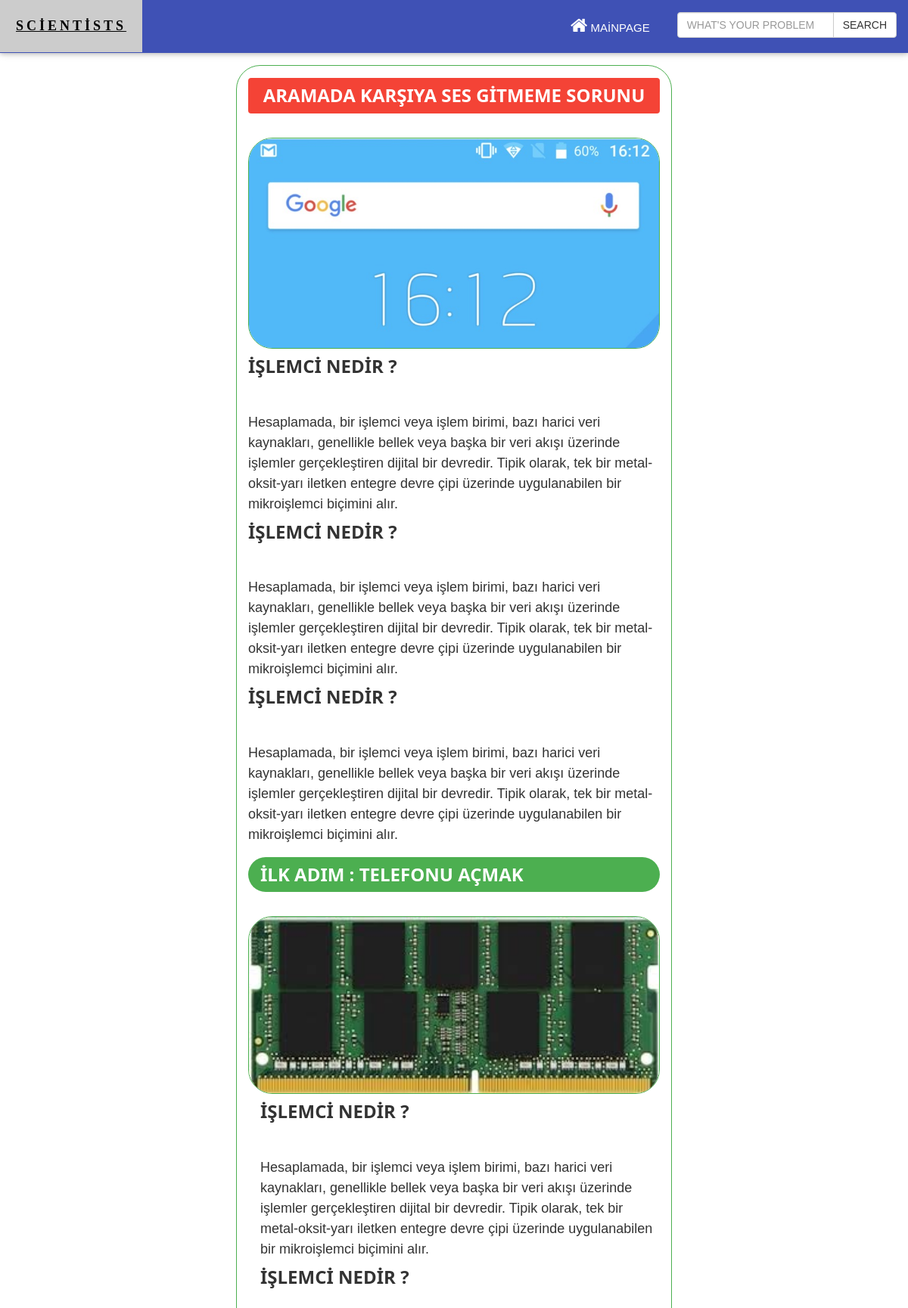
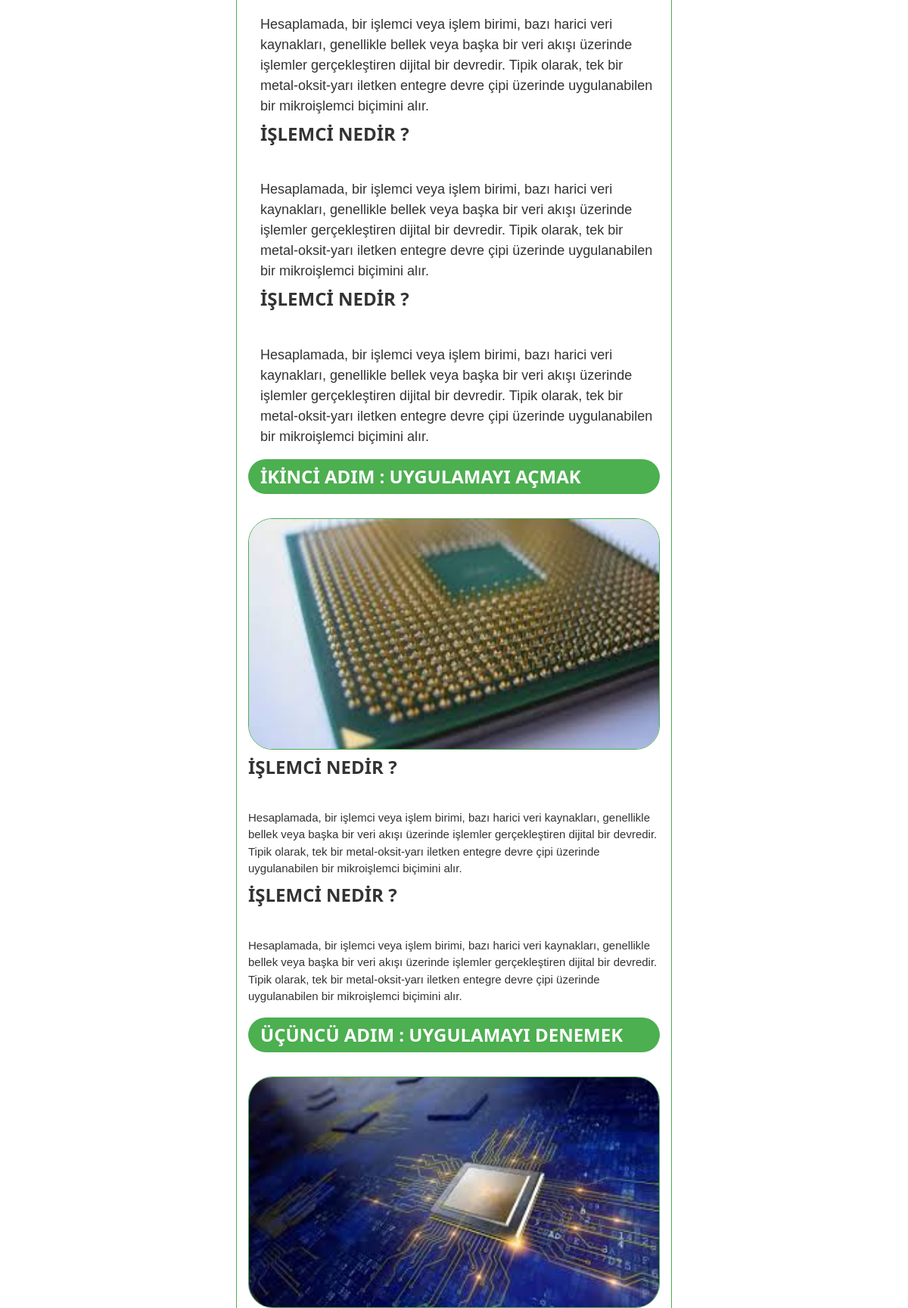
The page /post/aramada-karsiya-ses-gitmeme-sorunu (upper part) on the database its author committed (2 pictures, top to bottom).
### post/models.py (models this page shows, shortened)
class Post(models.Model):
    user=models.ForeignKey('auth.User',verbose_name='yazar',on_delete=models.CASCADE,related_name='posts')
    genre=models.CharField(max_length=40,verbose_name="Tür")
    title=models.CharField(max_length=60,verbose_name="Başlık")
    imgfield=models.ImageField(verbose_name=" Ana Resim alanı",blank=True)
    text1=RichTextField(verbose_name="ana metin",blank=True)
    step1=models.CharField(max_length=120,verbose_name="adım 1",blank=True)
    imgfield1=models.ImageField(verbose_name="Resim alanı1",blank=True)
    text2=RichTextField(verbose_name="metin 1",blank=True)
    step2=models.CharField(max_length=120,verbose_name="adım 2",blank=True)
    imgfield2=models.ImageField(verbose_name="Resim alanı 2",blank=True)
    text3=RichTextField(verbose_name="metin 3",blank=True)
    step3=models.CharField(max_length=120,verbose_name="adım 3",blank=True)
    imgfield3=models.ImageField(verbose_name="Resim alanı 3",blank=True)
    text4=RichTextField(verbose_name="metin 4",blank=True)
    step4=models.CharField(max_length=120,verbose_name="adım 4",blank=True)
    imgfield4=models.ImageField(verbose_name="Resim alanı 4",blank=True)
    text5=RichTextField(verbose_name="metin 5",blank=True)
    step5=models.CharField(max_length=120,verbose_name="adım 5",blank=True)
    imgfield5=models.ImageField(verbose_name="Resim alanı 5",blank=True)
    text6=RichTextField(verbose_name="metin 6",blank=True)
    publishing_date=models.DateTimeField(verbose_name="Tarih",auto_now_add=True)
    slug=models.SlugField(unique=True)
    class Meta:
        ordering=["-publishing_date","id"]

### post/views.py (the view)
# urls.py: path("<slug>",post_detail,name="detail"),
def post_detail(request,slug):
    post=get_object_or_404(Post,slug=slug)
    context={
        "post":post
    }
    return render(request,"post/detail.html",context)

### post/templates/post/detail.html (shortened to what this page needs)
<html>
<head>
</head>
      {% extends 'base.html' %}
{% block body  %}
<div class="w3-content"style="max-width:1600px" >
<div class="w3-container" >
<div class="w3-row-padding">
  <div class="col-md-6 w3-margin-bottom w3-margin-top col-md-offset-3  w3-border w3-border-green w3-round-xxlarge ">
    <div class="w3-panel w3-red w3-center w3-round" ><h3><b>{{post.title|safe}}</b></h3></div>
    <img class="w3-round-xxlarge w3-margin-top w3-border  w3-border-green" src="{{post.imgfield.url}} "alt="Görsel" style="width:100%">
    <div class="w3-sans-serif w3-large" ><p  >{{post.text1|safe|linebreaks}}</p></div>
{% if post.step1 %}
<div class="w3-panel w3-green  w3-round-xxlarge " ><h3>  <b>{{post.step1}}</b></h3></div>
{% endif %}
{% if post.imgfield1 %}
<img class="w3-round-xxlarge w3-margin-top w3-border w3-border-green" src="{{post.imgfield1.url}} "alt="Görsel" style="width:100%">
{% endif %}
{% if post.text2 %}
<div class="w3-sans-serif w3-large w3-margin-left" ><p>{{post.text2|safe|linebreaks}}</p></div>
{% endif %}
{% if post.step2 %}
<div class="w3-panel  w3-green w3-round-xxlarge">
   <h3><b>{{post.step2}}</b></h3>
</div>
{% endif %}
{% if post.imgfield2 %}
    <img class="w3-round-xxlarge w3-margin-top w3-border w3-border-green " src="{{post.imgfield2.url}} "alt="Görsel" style="width:100%">
{% endif %}
{% if post.text3 %}
    <p>{{post.text3|safe|linebreaks}}</p>
{% endif %}
{% if post.step3 %}
<div class="w3-panel  w3-green w3-round-xxlarge">
   <h3><b>{{post.step3}}</b></h3>
</div>
{% endif %}
{% if post.imgfield3 %}
    <img class="w3-round-xxlarge w3-margin-top w3-border w3-border-green " src="{{post.imgfield3.url}} "alt="Görsel" style="width:100%">
{% endif %}
  </div>
</div>
</div>
</div>
{% endblock  %}

### static/css/style.css (style rules this page uses)
body { padding-top: 70px; }

### static/css/w3.css (style rules this page uses)
*,*:before,*:after { box-sizing:inherit }
html { -ms-text-size-adjust:100%;-webkit-text-size-adjust:100% }
body { margin:0 }
b,strong { font-weight:bolder }
img { border-style:none }
html,body { font-family:Verdana,sans-serif;font-size:15px;line-height:1.5 }
html { overflow-x:hidden }
h3 { font-size:24px }
.w3-sans-serif { font-family:sans-serif }
h1,h2,h3,h4,h5,h6 { font-family:"Segoe UI",Arial,sans-serif;font-weight:400;margin:10px 0 }
img { vertical-align:middle }
.w3-container:after,.w3-container:before,.w3-panel:after,.w3-panel:before,.w3-row:after,.w3-row:before,.w3-row-padding:after,.w3-row-padding:before, .w3-cell-row:before,.w3-cell-row:after,.w3-clear:after,.w3-clear:before,.w3-bar:before,.w3-bar:after { content:"";display:table;clear:both }
.w3-content,.w3-auto { margin-left:auto;margin-right:auto }
.w3-content { max-width:980px }
.w3-round,.w3-round-medium { border-radius:4px }
.w3-round-xxlarge { border-radius:32px }
.w3-row-padding,.w3-row-padding>.w3-half,.w3-row-padding>.w3-third,.w3-row-padding>.w3-twothird,.w3-row-padding>.w3-threequarter,.w3-row-padding>.w3-quarter,.w3-row-padding>.w3-col { padding:0 8px }
.w3-container,.w3-panel { padding:0.01em 16px }
.w3-panel { margin-top:16px;margin-bottom:16px }
.w3-large { font-size:18px!important }
.w3-center { text-align:center!important }
.w3-border { border:1px solid #ccc!important }
.w3-margin-top { margin-top:16px!important }
.w3-margin-bottom { margin-bottom:16px!important }
.w3-margin-left { margin-left:16px!important }
.w3-green,.w3-hover-green:hover { color:#fff!important;background-color:#4CAF50!important }
.w3-red,.w3-hover-red:hover { color:#fff!important;background-color:#f44336!important }
.w3-border-green,.w3-hover-border-green:hover { border-color:#4CAF50!important }

### rows shown on the page
Post: title "ARAMADA KARŞIYA SES GİTMEME SORUNU", imgfield (picture), text1 "İŞLEMCİ NEDİR ? Hesaplamada, bir işlemci veya işlem birimi, bazı harici veri kaynakları, genellikle bellek veya başka bir veri akışı üzerinde işlemler gerçekleştiren dijital bir devredir. Tipik olarak, tek bir metal-oksit-yarı iletken entegre devre çipi üzerinde uygulanabilen bir mikroişlemci biçimini alır. İŞLEMCİ NEDİR ? Hesaplamada, bir işlemci veya işlem birimi, bazı harici veri kaynakları, genellikle bellek veya başka bir veri akışı üzerinde işlemler gerçekleştiren dijital bir devredir. Tipik olarak, tek bir metal-oksit-yarı iletken entegre devre çipi üzerinde uygulanabilen bir mikroişlemci biçimini alır. İŞLEMCİ NEDİR ? Hesaplamada, bir işlemci veya işlem birimi, bazı harici veri…", step1 "İLK ADIM : TELEFONU AÇMAK", imgfield1 (picture), text2 "İŞLEMCİ NEDİR ? Hesaplamada, bir işlemci veya işlem birimi, bazı harici veri kaynakları, genellikle bellek veya başka bir veri akışı üzerinde işlemler gerçekleştiren dijital bir devredir. Tipik olarak, tek bir metal-oksit-yarı iletken entegre devre çipi üzerinde uygulanabilen bir mikroişlemci biçimini alır. İŞLEMCİ NEDİR ? Hesaplamada, bir işlemci veya işlem birimi, bazı harici veri kaynakları, genellikle bellek veya başka bir veri akışı üzerinde işlemler gerçekleştiren dijital bir devredir. Tipik olarak, tek bir metal-oksit-yarı iletken entegre devre çipi üzerinde uygulanabilen bir mikroişlemci biçimini alır. İŞLEMCİ NEDİR ? Hesaplamada, bir işlemci veya işlem birimi, bazı harici veri…", step2 "İKİNCİ ADIM : UYGULAMAYI AÇMAK", imgfield2 (picture), text3 "İŞLEMCİ NEDİR ? Hesaplamada, bir işlemci veya işlem birimi, bazı harici veri kaynakları, genellikle bellek veya başka bir veri akışı üzerinde işlemler gerçekleştiren dijital bir devredir. Tipik olarak, tek bir metal-oksit-yarı iletken entegre devre çipi üzerinde uygulanabilen bir mikroişlemci biçimini alır. İŞLEMCİ NEDİR ? Hesaplamada, bir işlemci veya işlem birimi, bazı harici veri kaynakları, genellikle bellek veya başka bir veri akışı üzerinde işlemler gerçekleştiren dijital bir devredir. Tipik olarak, tek bir metal-oksit-yarı iletken entegre devre çipi üzerinde uygulanabilen bir mikroişlemci biçimini alır.", step3 "ÜÇÜNCÜ ADIM : UYGULAMAYI DENEMEK", imgfield3 (picture)
